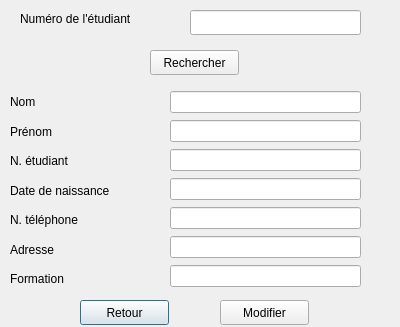
<?xml version="1.0" encoding="UTF-8"?>
<ui version="4.0">
 <class>ModifierEtudiant</class>
 <widget class="QDialog" name="ModifierEtudiant">
  <property name="geometry">
   <rect>
    <x>0</x>
    <y>0</y>
    <width>400</width>
    <height>327</height>
   </rect>
  </property>
  <property name="windowTitle">
   <string>Modifier un étudiant</string>
  </property>
  <widget class="QWidget" name="verticalLayoutWidget">
   <property name="geometry">
    <rect>
     <x>10</x>
     <y>90</y>
     <width>131</width>
     <height>201</height>
    </rect>
   </property>
   <layout class="QVBoxLayout" name="verticalLayout">
    <item>
     <widget class="QLabel" name="labelNom">
      <property name="text">
       <string>Nom</string>
      </property>
     </widget>
    </item>
    <item>
     <widget class="QLabel" name="labelPrenom">
      <property name="text">
       <string>Prénom</string>
      </property>
     </widget>
    </item>
    <item>
     <widget class="QLabel" name="labelNumeroEtudiant">
      <property name="text">
       <string>N. étudiant</string>
      </property>
     </widget>
    </item>
    <item>
     <widget class="QLabel" name="labelDateDeNaissance">
      <property name="text">
       <string>Date de naissance</string>
      </property>
     </widget>
    </item>
    <item>
     <widget class="QLabel" name="labelNumeroTelephone">
      <property name="text">
       <string>N. téléphone</string>
      </property>
     </widget>
    </item>
    <item>
     <widget class="QLabel" name="labelAdresse">
      <property name="text">
       <string>Adresse</string>
      </property>
     </widget>
    </item>
    <item>
     <widget class="QLabel" name="labelFormation">
      <property name="text">
       <string>Formation</string>
      </property>
     </widget>
    </item>
   </layout>
  </widget>
  <widget class="QWidget" name="verticalLayoutWidget_2">
   <property name="geometry">
    <rect>
     <x>170</x>
     <y>90</y>
     <width>191</width>
     <height>201</height>
    </rect>
   </property>
   <layout class="QVBoxLayout" name="verticalLayout_2">
    <item>
     <widget class="QLineEdit" name="nom"/>
    </item>
    <item>
     <widget class="QLineEdit" name="prenom"/>
    </item>
    <item>
     <widget class="QLineEdit" name="noEtudiant"/>
    </item>
    <item>
     <widget class="QLineEdit" name="dateDeNaissance"/>
    </item>
    <item>
     <widget class="QLineEdit" name="noTelephone"/>
    </item>
    <item>
     <widget class="QLineEdit" name="adresse"/>
    </item>
    <item>
     <widget class="QLineEdit" name="formation"/>
    </item>
   </layout>
  </widget>
  <widget class="QPushButton" name="pushButton">
   <property name="geometry">
    <rect>
     <x>80</x>
     <y>300</y>
     <width>89</width>
     <height>25</height>
    </rect>
   </property>
   <property name="text">
    <string>Retour</string>
   </property>
  </widget>
  <widget class="QPushButton" name="pushButton_2">
   <property name="geometry">
    <rect>
     <x>220</x>
     <y>300</y>
     <width>89</width>
     <height>25</height>
    </rect>
   </property>
   <property name="text">
    <string>Modifier</string>
   </property>
  </widget>
  <widget class="QLabel" name="label">
   <property name="geometry">
    <rect>
     <x>20</x>
     <y>10</y>
     <width>151</width>
     <height>17</height>
    </rect>
   </property>
   <property name="text">
    <string>Numéro de l'étudiant</string>
   </property>
  </widget>
  <widget class="QLineEdit" name="dernierNumeroEtudiant">
   <property name="geometry">
    <rect>
     <x>190</x>
     <y>10</y>
     <width>171</width>
     <height>25</height>
    </rect>
   </property>
  </widget>
  <widget class="QPushButton" name="rechercher">
   <property name="geometry">
    <rect>
     <x>150</x>
     <y>50</y>
     <width>89</width>
     <height>25</height>
    </rect>
   </property>
   <property name="text">
    <string>Rechercher</string>
   </property>
  </widget>
 </widget>
 <resources/>
 <connections/>
</ui>
